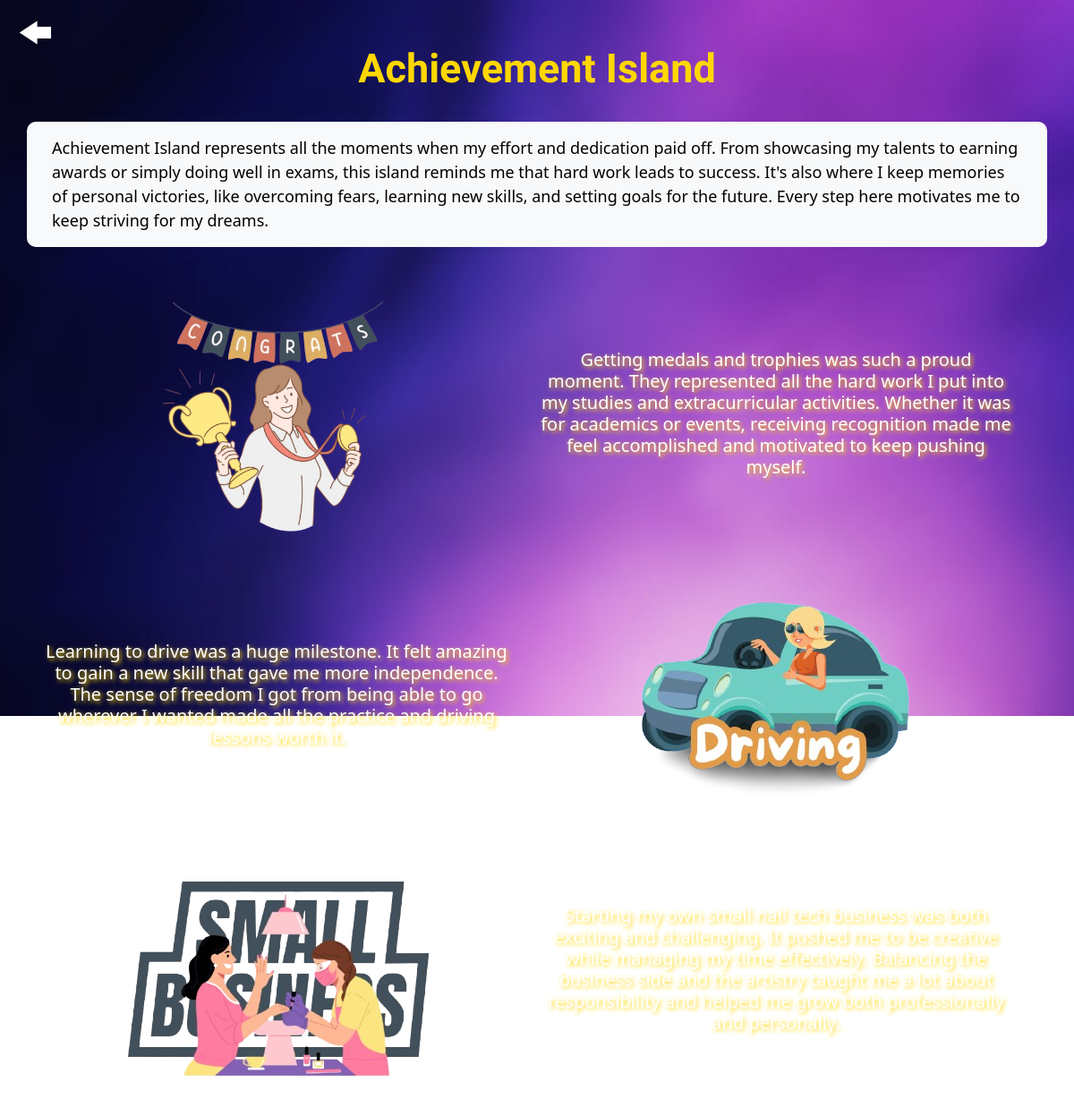
/A08/view.php?id=4, run on the app's committed database.
### tables this page shows
CREATE TABLE `islandsofpersonality` (
  `islandOfPersonalityID` int(4) NOT NULL,
  `name` varchar(40) NOT NULL,
  `shortDescription` varchar(300) DEFAULT NULL,
  `longDescription` varchar(900) DEFAULT NULL,
  `color` varchar(10) DEFAULT NULL,
  `image` varchar(50) DEFAULT NULL,
  `status` varchar(10) DEFAULT NULL
);

CREATE TABLE `islandcontents` (
  `islandContentID` int(4) NOT NULL,
  `islandOfPersonalityID` int(4) NOT NULL,
  `image` varchar(50) DEFAULT NULL,
  `content` varchar(300) NOT NULL,
  `color` varchar(10) DEFAULT NULL
);

### A08/connect.php (called while the page is built, shortened)
<?php
function executeQuery($query)
{
    $conn = $GLOBALS['conn'];
    return mysqli_query($conn, $query);
}
?>

### A08/classes.php (the view, shortened to what this page needs)
<?php
class View
{
    public $name;
    public $longDescription;
    public $color;
    public function __construct($name, $longDescription, $color)
    {
        $this->name = $name;
        $this->longDescription = $longDescription;
        $this->color = $color;
    }
    public function buildView()
    {
        return '
            <h1 class="title text-center" style="font-family: \'Slackey\', cursive; font-weight: bold; font-size: 45px; color:' . $this->color . ';">' . $this->name . '</h1>
            <div class="card my-4" style="background-color: #f8f9fa; border: none; border-radius: 10px;">
                <div class="card-body">
                    <p class="card-text" style="color: black; font-size: 18px;">' . $this->longDescription . '</p>
                </div>
            </div>
        ';
    }
}
class Content
{
    public $image;
    public $content;
    public $color;
    public function __construct($islandContentID, $islandOfPersonalityID, $image, $content, $color)
    {
        $this->image = $image;
        $this->content = $content;
        $this->color = $color;
    }
    public function buildContent($counter)
    {
        if ($counter % 2 == 0) {
            return '
        <div class="row">
            <div class="col-12 col-md-6 p-3 d-flex justify-content-center align-items-center">
                <img src="' . $this->image . '" class="img-fluid" style="max-height: 300px; object-fit: cover;">
            </div>
            <div class="col-12 col-md-6 p-3 d-flex justify-content-center align-items-center">
                <h5 class="description" style="color: white; text-shadow: 2px 2px 5px ' . $this->color . '; text-align: center;">
                    ' . $this->content . '
                </h5>
            </div>
        </div>';
        } else {
            return '
        <div class="row">
            <div class="col-12 col-md-6 p-3 d-flex justify-content-center align-items-center">
                <h5 class="description" style="color: white; text-shadow: 2px 2px 5px ' . $this->color . '; text-align: center;">
                    ' . $this->content . '
                </h5>
            </div>
            <div class="col-12 col-md-6 p-3 d-flex justify-content-center align-items-center">
                <img src="' . $this->image . '" class="img-fluid" style="max-height: 300px; object-fit: cover;">
            </div>
        </div>';
        }
    }
}
?>

### A08/view.php (shortened to what this page needs)
<?php
include("connect.php");
include("classes.php");
$viewIsland = array();
$contents = array();
$islandOfPersonalityID = $_GET['id'];
$viewIslandQuery = "SELECT name, longDescription, color FROM `islandsofpersonality` WHERE islandOfPersonalityID = '$islandOfPersonalityID'";
$viewIslandResults = executeQuery($viewIslandQuery);
while ($viewIslandRow = mysqli_fetch_assoc($viewIslandResults)) {
    array_push($viewIsland, new View(
        $viewIslandRow['name'],
        $viewIslandRow['longDescription'],
        $viewIslandRow['color'],
    ));
}
$contentsQuery = "SELECT * FROM `islandcontents` WHERE islandOfPersonalityID = '$islandOfPersonalityID'";
$contentsResults = executeQuery($contentsQuery);
while ($contentsRow = mysqli_fetch_assoc($contentsResults)) {
    array_push($contents, new Content(
        $contentsRow['islandContentID'],
        $contentsRow['islandOfPersonalityID'],
        $contentsRow['image'],
        $contentsRow['content'],
        $contentsRow['color'],
    ));
}
?>
<!DOCTYPE html>
<head>
    <link href="https://cdn.jsdelivr.net/npm/bootstrap@5.3.3/dist/css/bootstrap.min.css" rel="stylesheet"
>
    <link rel="stylesheet" href="assets/css/style.css">
</head>
<body>
    <div class="bg-image">
        <img src="assets/images/bg.jpg" alt="Background Image">
    </div>
    <div class="container" style="margin-top: 50px;">
        <a href="islands.php" class="back-button">
            <img src="assets/images/btnBack.png" alt="Back Button">
        </a>
        <div class="row">
            <?php
            foreach ($viewIsland as $view) {
                echo $view->buildView();
            }
            ?>
        </div>
        <div class="content row align-items-center">
            <?php
            $counter = 0;
            foreach ($contents as $content) {
                echo $content->buildContent($counter);
                $counter++;
            }
            ?>
        </div>
    </div>
</body>
</html>

### A08/assets/css/style.css (style rules this page uses)
.bg-image { position: fixed; top: 0; left: 0; width: 100%; height: 100vh; z-index: -1; }
.bg-image img { width: 100%; height: 100%; object-fit: cover; }
.back-button { position: absolute; top: 20px; left: 20px; }
.back-button img { width: 40px; height: auto; cursor: pointer; }

### data on the page
islandsofpersonality: name "Achievement Island", longDescription "Achievement Island represents all the moments when my effort and dedication paid off. From showcasing my talents to earning awards or simply doing well in exams, this island reminds me that hard work leads to success. It's also where I keep memories of personal victories, like overcoming fears, learning new skills, and setting goals for the future. Every step here motivates me to keep striving for my dreams."
islandcontents: image (picture), content "Getting medals and trophies was such a proud moment. They represented all the hard work I put into my studies and extracurricular activities. Whether it was for academics or events, receiving recognition made me feel accomplished and motivated to keep pushing myself."
islandcontents: content "Learning to drive was a huge milestone. It felt amazing to gain a new skill that gave me more independence. The sense of freedom I got from being able to go wherever I wanted made all the practice and driving lessons worth it.", image (picture)
islandcontents: image (picture), content "Starting my own small nail tech business was both exciting and challenging. It pushed me to be creative while managing my time effectively. Balancing the business side and the artistry taught me a lot about responsibility and helped me grow both professionally and personally."
